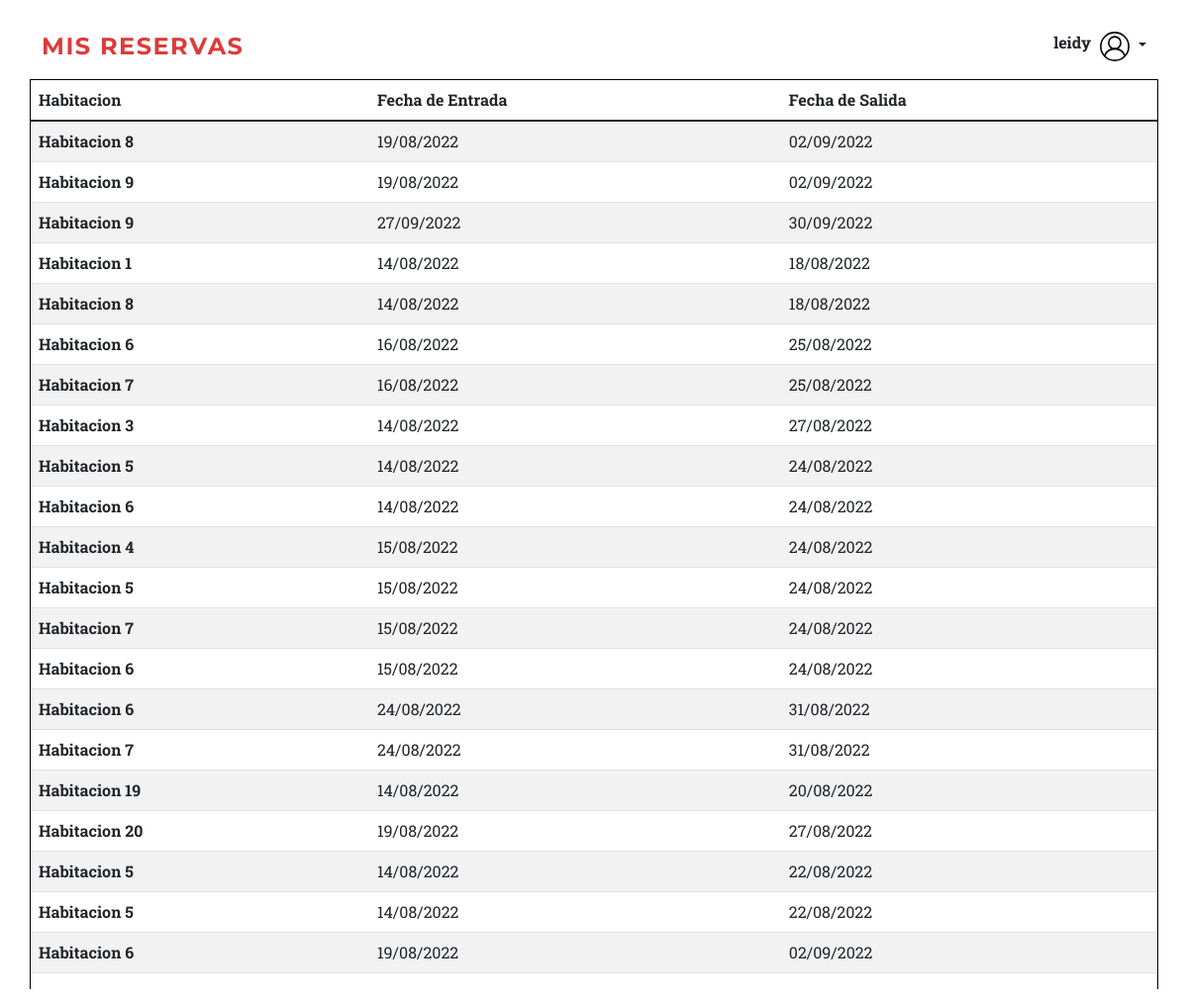
/Mis_reservas (signed in), run on an earlier commit of the app's database.
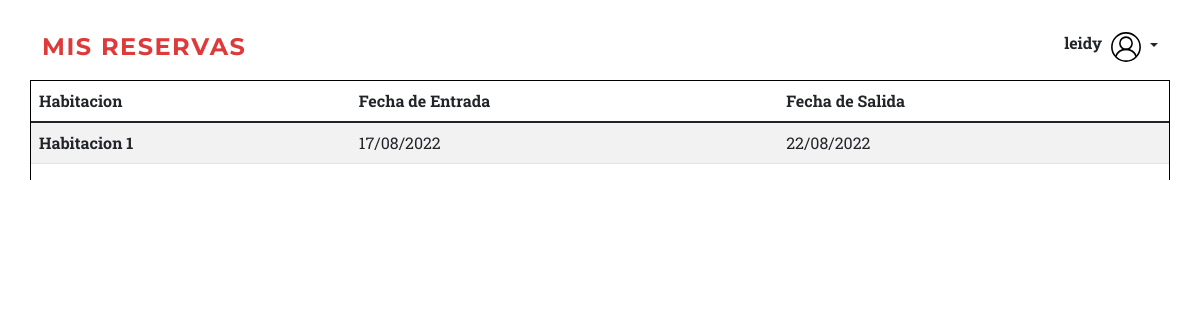
And on a later commit of the database.
### tables this page shows
CREATE TABLE Reserva (_id integer PRIMARY KEY AUTOINCREMENT NOT NULL, user_id integer REFERENCES Usuarios (_id), habitacion_id integer REFERENCES Habitaciones (_id), fecha_entrada DATE, fecha_salida DATE);

### routes/Admin_reserva.py (the view)
@app.route('/Mis_reservas')
def MisReservas():
    if current_user.rol == "3":
        res = reservas().get_lista()
        parsed = res
        return render_template('Mis_reservas.html', items=parsed, formato_moneda=format_decimal)
    else:
        return render_template('index.html')

### apis/API_Reservas.py (called while the page is built)
    def get_lista(self):
        try:
            conn = db_connect.connect()
            query = conn.execute("SELECT * FROM Reserva ORDER BY _id ASC")
            result = {'Reservas': [dict(zip(tuple (query.keys()), i)) for i in query.cursor], 'mensaje': "Reservas listadas.", 'exito': True}
            return result
        except Exception as ex:
            return ({'mensaje': "Error", 'exito': False})

### auth/Autenticacion.py (called while the page is built)
@login_manager_app.user_loader
def load_user(id):
    return ModelUser.get_by_id(db, id)

### models/ModelUser.py (called while the page is built)
    @classmethod
    def get_by_id(self, db, id):
        try:
            conn = db.connect()
            query = conn.execute("SELECT _id, correo, nombre, rol FROM usuarios WHERE _id = {}".format(id))
            row = query.fetchone()
            if row != None:
                return User(row[0], row[1], None, row[2], row[3])
            else:
                return None
        except Exception as ex:
            raise Exception(ex)

### templates/Mis_reservas.html (shortened to what this page needs)
<!DOCTYPE html>
<html lang="es">
    <head>
        <link href="static/css/styles.css" rel="stylesheet" />
        <link rel="stylesheet" href="static/css/administradorHabitaciones.css" />
        <link rel="stylesheet" href="static/css/estrellas.css" />
    </head>
    <body id="page-top">
            <nav class="navbar navbar-expand-lg navbar-dark fixed-top" id="mainNav">
                <div class="container">
                    <a class="navbar-brand" style="color:#DE3A3A" href="#page-top">Mis Reservas</a>
                  <form class="d-flex">
                    <p class="nav-item" ><p></p><Strong>{{ current_user.nombre }} &nbsp;</Strong></p>
                    {% if current_user.is_authenticated %}
                                    <div class="dropdown text-end">
                                        <a href="#" class="d-block link-dark text-decoration-none dropdown-toggle" data-bs-toggle="dropdown" aria-expanded="false">
                                          <img src="{{ url_for('static', filename='assets/user.svg') }}" alt="mdo" width="32" height="32" class="rounded-circle">
                                        </a>
                                      </div>
                                {% endif %}
                  </form>
                </div>
              </nav>
        <ul class="lista container">
            <table class="table table-striped table-hover" id="myTable">
                <thead>
              <tr>
                <th scope="col">Habitacion</th>
                <th scope="col">Fecha de Entrada</th>
                <th scope="col">Fecha de Salida</th>
              </tr>
            </thead>
            <tbody>
                {% for x in items["Reservas"] %}
                    {% if x["user_id"] == current_user.id %}
                    <tr>
                        <th scope="row">Habitacion {{ x["habitacion_id"] }}</th>
                        <td>{{ x["fecha_entrada"] }}</td>
                        <td>{{ x["fecha_salida"] }}</td>
                    </tr>
                    {% endif %}
                {% endfor %}
            </tbody>
            </table>
        </ul>
    </body>
</html>

What changed in the data, as far as the page shows it:
removed Reserva: habitacion_id "5", fecha_entrada "14/08/2022", fecha_salida "22/08/2022"
removed Reserva: habitacion_id "6", fecha_entrada "19/08/2022", fecha_salida "02/09/2022"
removed Reserva: habitacion_id "8", fecha_entrada "19/08/2022", fecha_salida "02/09/2022"
removed Reserva: habitacion_id "9", fecha_entrada "19/08/2022", fecha_salida "02/09/2022"
removed Reserva: habitacion_id "9", fecha_entrada "27/09/2022", fecha_salida "30/09/2022"
removed Reserva: habitacion_id "1", fecha_entrada "14/08/2022", fecha_salida "18/08/2022"
removed Reserva: habitacion_id "8", fecha_entrada "14/08/2022", fecha_salida "18/08/2022"
removed Reserva: habitacion_id "6", fecha_entrada "16/08/2022", fecha_salida "25/08/2022"
removed Reserva: habitacion_id "7", fecha_entrada "16/08/2022", fecha_salida "25/08/2022"
removed Reserva: habitacion_id "3", fecha_entrada "14/08/2022", fecha_salida "27/08/2022"
removed Reserva: habitacion_id "5", fecha_entrada "14/08/2022", fecha_salida "24/08/2022"
removed Reserva: habitacion_id "6", fecha_entrada "14/08/2022", fecha_salida "24/08/2022"
removed Reserva: habitacion_id "4", fecha_entrada "15/08/2022", fecha_salida "24/08/2022"
removed Reserva: habitacion_id "5", fecha_entrada "15/08/2022", fecha_salida "24/08/2022"
removed Reserva: habitacion_id "7", fecha_entrada "15/08/2022", fecha_salida "24/08/2022"
removed Reserva: habitacion_id "6", fecha_entrada "15/08/2022", fecha_salida "24/08/2022"
removed Reserva: habitacion_id "6", fecha_entrada "24/08/2022", fecha_salida "31/08/2022"
removed Reserva: habitacion_id "7", fecha_entrada "24/08/2022", fecha_salida "31/08/2022"
removed Reserva: habitacion_id "19", fecha_entrada "14/08/2022", fecha_salida "20/08/2022"
removed Reserva: habitacion_id "20", fecha_entrada "19/08/2022", fecha_salida "27/08/2022"
removed Reserva: habitacion_id "5", fecha_entrada "14/08/2022", fecha_salida "22/08/2022"
added Reserva: habitacion_id "1", fecha_entrada "17/08/2022", fecha_salida "22/08/2022"
